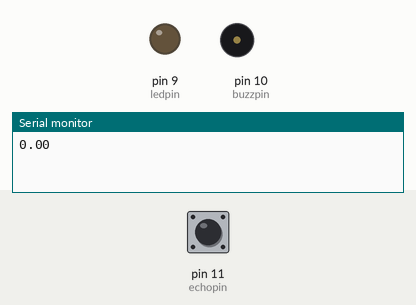
Bench run of a sketch on a simulated Arduino Uno, built with avr-gcc and run on an emulated ATmega328P. Shown: output pins drawn as LEDs (lit = HIGH), buzzer (waves = sounding, pin HIGH), the last lines printed to the serial monitor. Inputs (shaded band) come from the test bench; at power-on: pin 11 (echopin) LOW. Pins used as bus, display or sensor lines are not drawn.

Above: at 1.2 s.
1.3 s: pin 11 (echopin) pulsed HIGH 2 times (0.12 s each, 0.3 s apart)
At 3.03 s:
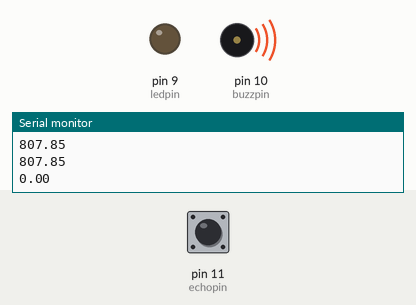
At 5.1 s:
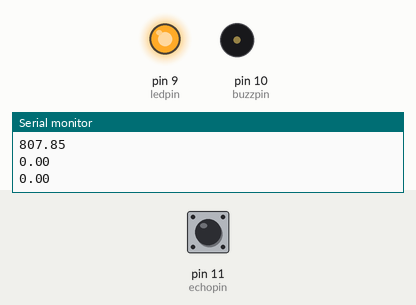
Timing chart, 0 to 10.9 s (numbered marks = the images above; inputs shaded):
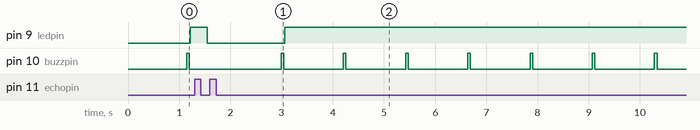

Measured:
- after the input at 1.3 s, pin 9 (ledpin): HIGH → LOW after 0.25 s, → HIGH 1.5 s later
- by itself, pin 10 (buzzpin): alternates HIGH for 0.05 s and LOW for 1.2 s

The sketch:

sketch_jul16a.ino
```cpp
//PARKING ASSIST SYSTEM

int trigpin=12;
int echopin=11;
int buzzpin=10;
int ledpin = 9;

float pingtraveltime;
float pingtraveldistance;
float distance;

void setup()
{
  Serial.begin(9600);


  pinMode(trigpin,OUTPUT);
  pinMode(echopin,INPUT);
  pinMode(buzzpin,OUTPUT);
  pinMode(ledpin,OUTPUT);

}

void loop()
{
  //Calculation of distance
  digitalWrite(trigpin,LOW);
  delay(10);
  digitalWrite(trigpin,HIGH);
  delay(10);
  digitalWrite(trigpin,LOW);

  pingtraveltime=pulseIn(echopin,HIGH);
  delay(25);
  pingtraveldistance=pingtraveltime*((765.0*5280.0*12.0)/(3600.0*1000000.0)); //Distance into inches
  distance=pingtraveldistance/2.0;
  Serial.println(distance);
  delay(100);


if(distance<=8 && distance>=5)
 {
    digitalWrite(buzzpin,HIGH);
    delay(200);
    digitalWrite(buzzpin,LOW);
    delay(200);
 }


 if(distance<=5 && distance>=3)
 {
    digitalWrite(buzzpin,HIGH);
    delay(50);
    digitalWrite(buzzpin,LOW);
    delay(50);
    digitalWrite(ledpin,HIGH);
    delay(70);
    digitalWrite(ledpin,LOW);
    delay(70);

 }

 if(distance<=3)
 {
    digitalWrite(buzzpin,HIGH);
    delay(50);
    digitalWrite(buzzpin,LOW);
    delay(20);
    digitalWrite(ledpin,HIGH);

 }

 else
 {
 digitalWrite(buzzpin,LOW);
 digitalWrite(ledpin,LOW);
 }

}
  
```
